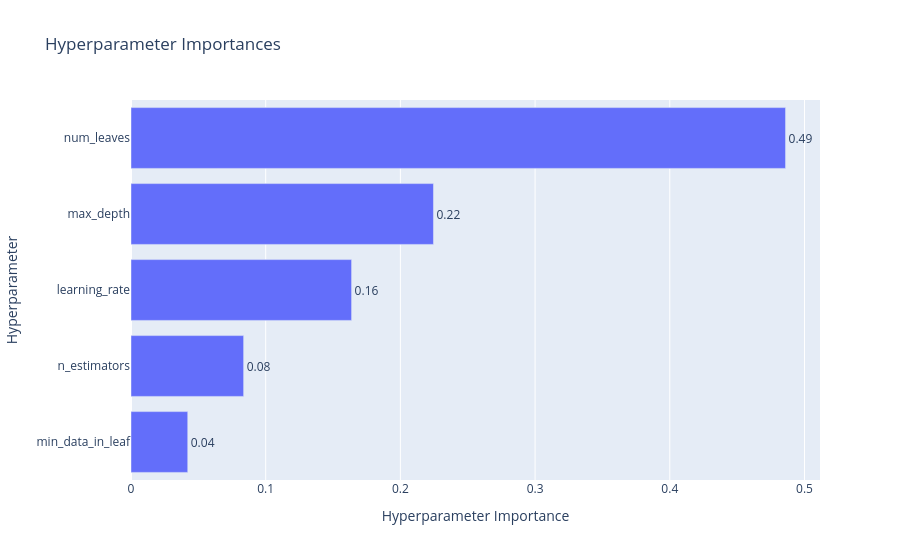

Here is the notebook cell this chart was saved with:
### Code cell
optuna.visualization.plot_param_importances(study)

### Figure 1 — Plotly figure (JSON) as saved in the notebook; plotly's stock layout.template omitted (floating-point values rounded to 4 significant figures)
{"data": [{"cliponaxis": false, "hovertemplate": ["min_data_in_leaf (IntDistribution): 0.04212293296620503<extra></extra>", "n_estimators (IntDistribution): 0.0836216107609413<extra></extra>", "learning_rate (FloatDistribution): 0.16376433397517468<extra></extra>", "max_depth (IntDistribution): 0.2245495560848471<extra></extra>", "num_leaves (IntDistribution): 0.48594156621283197<extra></extra>"], "name": "Objective Value", "orientation": "h", "text": ["0.04", "0.08", "0.16", "0.22", "0.49"], "textposition": "outside", "type": "bar", "x": [0.04212, 0.08362, 0.1638, 0.2245, 0.4859], "y": ["min_data_in_leaf", "n_estimators", "learning_rate", "max_depth", "num_leaves"]}], "layout": {"title": {"text": "Hyperparameter Importances"}, "xaxis": {"title": {"text": "Hyperparameter Importance"}}, "yaxis": {"title": {"text": "Hyperparameter"}}}}
